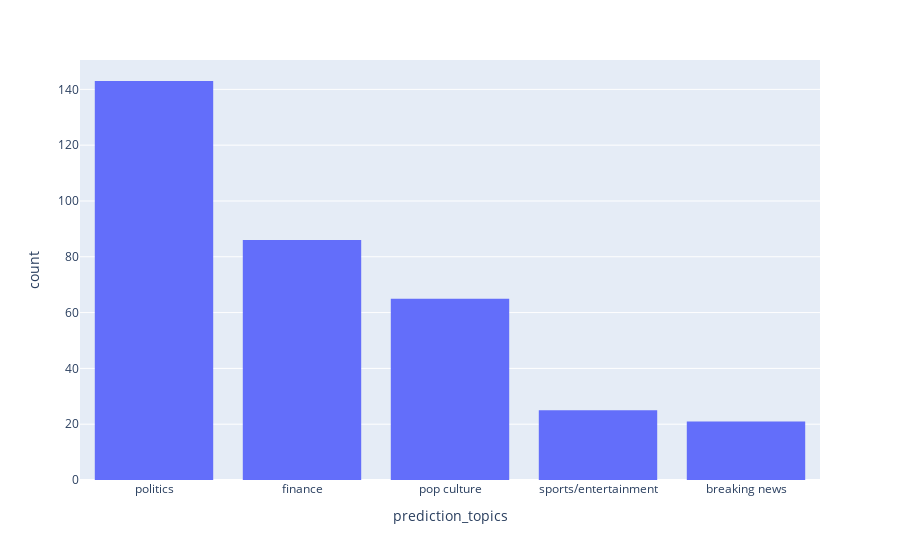

The notebook cell this image was saved under:
### Code cell
fig = px.histogram(all_transformed, x="prediction_topics").update_xaxes(categoryorder='total descending')
fig.show()

### Figure 1 — Plotly figure (JSON) as saved in the notebook; plotly's stock layout.template omitted (floating-point values rounded to 4 significant figures; data arrays with more than 128 entries replaced by an {"elided": "..."} marker saying what was removed)
{"data": [{"alignmentgroup": "True", "bingroup": "x", "hovertemplate": "prediction_topics=%{x}<br>count=%{y}<extra></extra>", "legendgroup": "", "marker": {"color": "#636efa"}, "name": "", "offsetgroup": "", "orientation": "v", "showlegend": false, "type": "histogram", "x": {"elided": "340 str values"}, "xaxis": "x", "yaxis": "y"}], "layout": {"autosize": true, "barmode": "relative", "legend": {"tracegroupgap": 0}, "margin": {"t": 60}, "xaxis": {"anchor": "y", "autorange": true, "categoryorder": "total descending", "domain": [0, 1], "range": [-0.5, 4.5], "title": {"text": "prediction_topics"}, "type": "category"}, "yaxis": {"anchor": "x", "autorange": true, "domain": [0, 1], "range": [0, 150.5], "title": {"text": "count"}}}}
